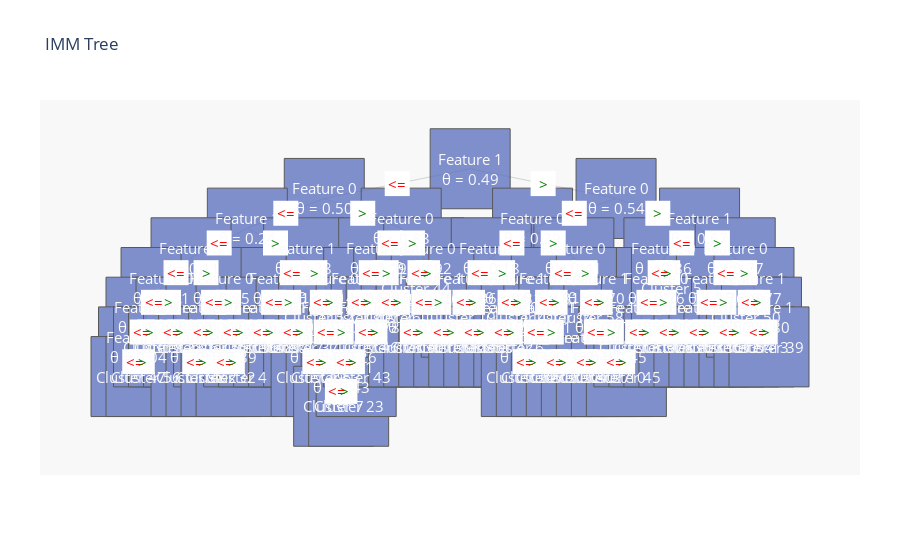

Notebook cell for this chart:
### Code cell
#initialize with n clusters
imm = Extractor.imm(exact_cluster_to_search)
imm.fit(X_train)
imm.drawTree()

Y_pred_1=imm.predict_on_more_data(X_test)

print('rand_score is: ',metrics.rand_score(Y_test_Z,Y_pred_1),' , ARI score is : ',metrics.adjusted_rand_score(Y_test_Z,Y_pred_1),' , AMI score is: ',metrics.adjusted_mutual_info_score(Y_test_Z,Y_pred_1),' , silhoutte score is: ',metrics.silhouette_score(X_test,Y_pred_1))
